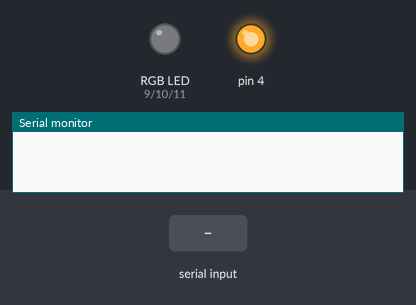
The sketch below on a simulated Arduino Uno, built with avr-gcc and run on an emulated ATmega328P. Shown: an RGB LED mixed from three pins (HIGH = lit), output pins drawn as LEDs (lit = HIGH), the last lines printed to the serial monitor. Inputs (shaded band) come from the test bench. Dim RGB values are drawn brighter than linear.

Above: at 1.2 s.
1.3 s: "90,45,200\n" received over the second serial link
At 1.8 s:
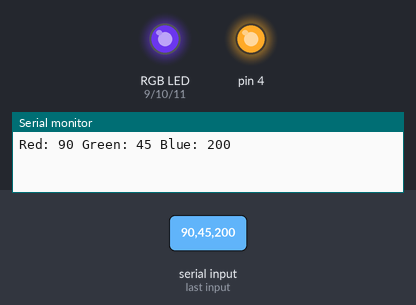
2.8 s: "30,150,10\n" received over the second serial link
At 4.0 s:
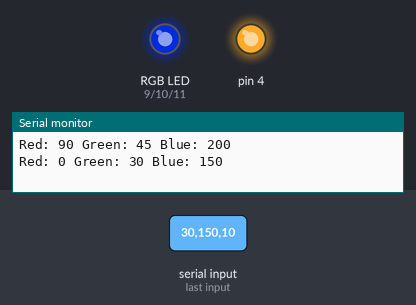
4.3 s: "90,45\n" received over the second serial link
At 5.3 s:
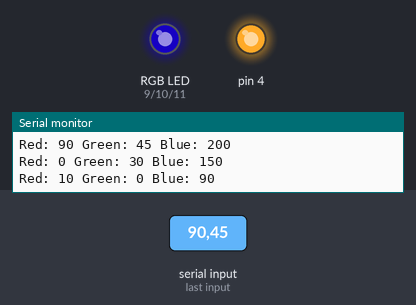
5.8 s: "30,150\n" received over the second serial link
At 6.4 s:
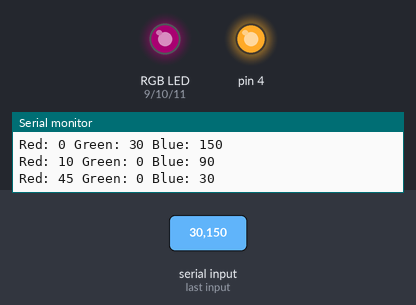
7.3 s: "5\n" received over the second serial link
At 7.6 s:
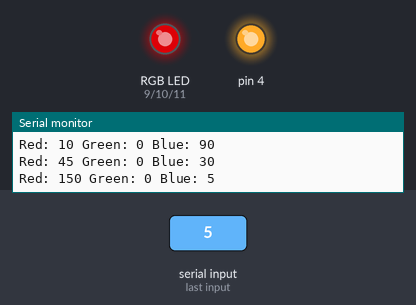
8.8 s: "1,90\n" received over the second serial link
At 9.9 s:
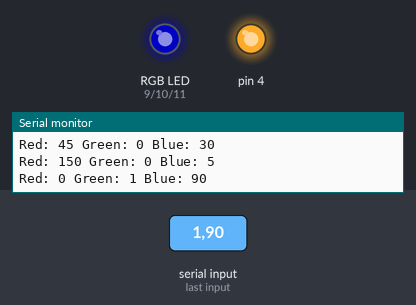
Timing chart, 0 to 11.3 s (numbered marks = the images above; inputs shaded):
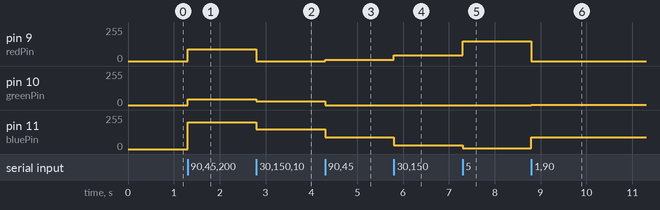

The sketch:

Mood_Aduino.ino
```cpp
#include <SoftwareSerial.h>

SoftwareSerial BLU(7,6); // Brancher Rx 6 Tx 7

#define redPin 9 // Brancher le Rouge en 9
#define greenPin 10 // Brancher le Vert en 10
#define bluePin 11 // Brancher le Bleu en 11

void setup()
{
  //Serial setup
  Serial.begin(38400); // vitesse de transmition // Baud Rate


  BLU.begin(38400);


  pinMode(4, OUTPUT);

  digitalWrite(4,HIGH);


  pinMode(redPin, OUTPUT);
  pinMode(greenPin, OUTPUT);
  pinMode(bluePin, OUTPUT);


}

void loop()
{
  while (BLU.available() > 0)
  {
    int redInt = BLU.parseInt();
    int greenInt = BLU.parseInt();
    int blueInt = BLU.parseInt();

    redInt = constrain(redInt, 0, 255);
    greenInt = constrain(greenInt, 0, 255);
    blueInt = constrain(blueInt, 0, 255);

    if (BLU.available() > 0)
    {
      setColor(redInt, greenInt, blueInt);

      Serial.print("Red: ");
      Serial.print(redInt);
      Serial.print(" Green: ");
      Serial.print(greenInt);
      Serial.print(" Blue: ");
      Serial.print(blueInt);
      Serial.println();

      BLU.flush();
    }
  }
}

void setColor(int red, int green, int blue)
{
  analogWrite(redPin, red);
  analogWrite(greenPin, green);
  analogWrite(bluePin, blue);
}
```

Measured:
- after the input at 1.3 s, pin 9 (redPin): 0/255 → 90/255 at once; pin 10 (greenPin): 0/255 → 45/255 at once; pin 11 (bluePin): 0/255 → 200/255 at once
- after the input at 2.8 s, pin 9 (redPin): 90/255 → 0/255 at once; pin 10 (greenPin): 45/255 → 30/255 at once; pin 11 (bluePin): 200/255 → 150/255 at once
- after the input at 4.3 s, pin 9 (redPin): 0/255 → 10/255 at once; pin 10 (greenPin): 30/255 → 0/255 at once; pin 11 (bluePin): 150/255 → 90/255 at once
- after the input at 5.8 s, pin 9 (redPin): 10/255 → 45/255 at once; pin 11 (bluePin): 90/255 → 30/255 at once
- after the input at 7.3 s, pin 9 (redPin): 45/255 → 150/255 at once; pin 11 (bluePin): 30/255 → 5/255 at once
- after the input at 8.8 s, pin 9 (redPin): 150/255 → 0/255 at once; pin 10 (greenPin): 0/255 → 1/255 at once; pin 11 (bluePin): 5/255 → 90/255 at once
